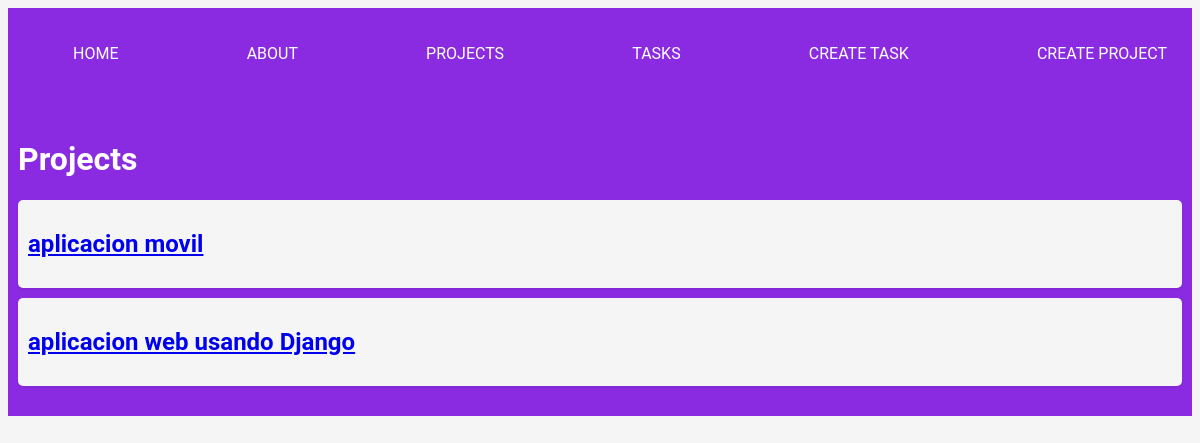
The page /projects/ on the database as committed earlier.
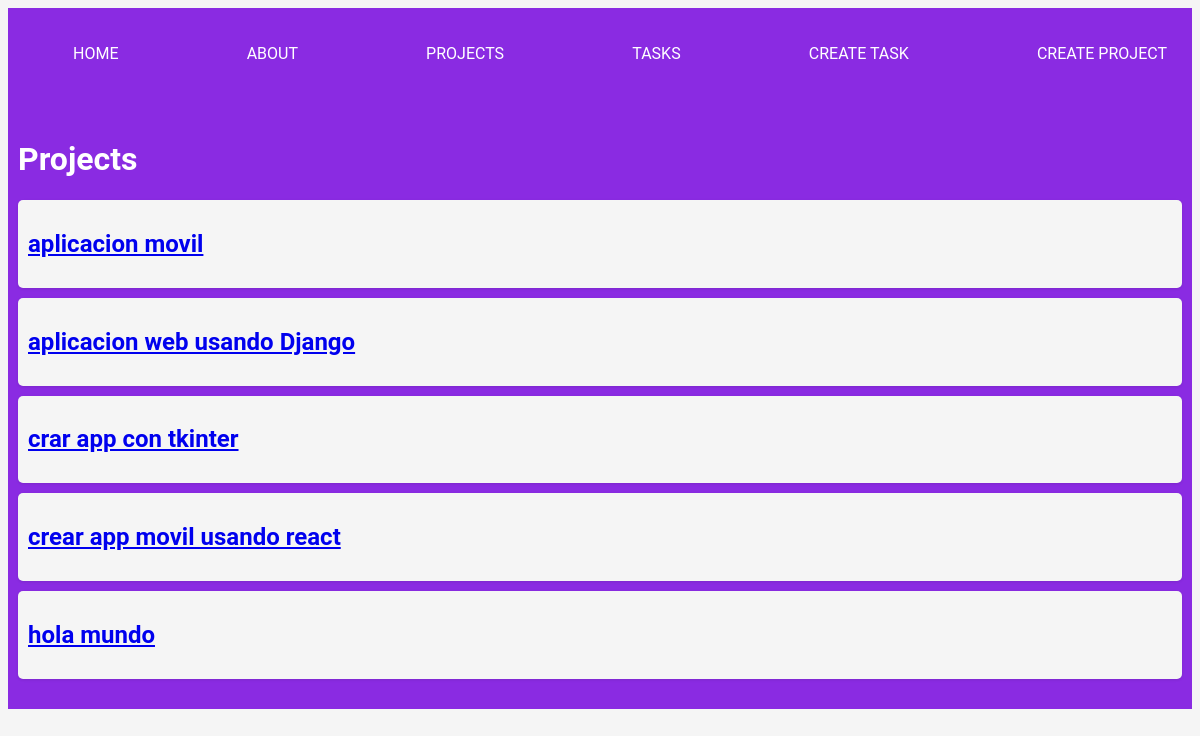
The same page on the database as committed later.
### myapp/models.py (models this page shows, shortened)
class Project(models.Model):
    name = models.CharField(max_length=200)

### myapp/views.py (the view)
# urls.py: path("projects/", views.projects, name="projects"),
def projects(request):
    projects = Project.objects.all()
    return render(request, "projects/projects.html", {"projects": projects}) # Le paso el request, el template que quiero que me devuelva y el diccionario con los datos que quiero que me muestre en el template

### myapp/templates/projects/projects.html
{% extends "layouts/base.html" %}
{% block content %}
<h1>Projects</h1>
{% for project in projects %}
<article class="card">
    <a href="{% url "project_detail" project.id %}">
        <h1>{{ project.name }}</h1>
    </a>
</article>
{% endfor %}
{% endblock %}

Rows that differ between the two databases and show on the page:
added Project: name "crar app con tkinter"
added Project: name "crear app movil usando react"
added Project: name "hola mundo"
